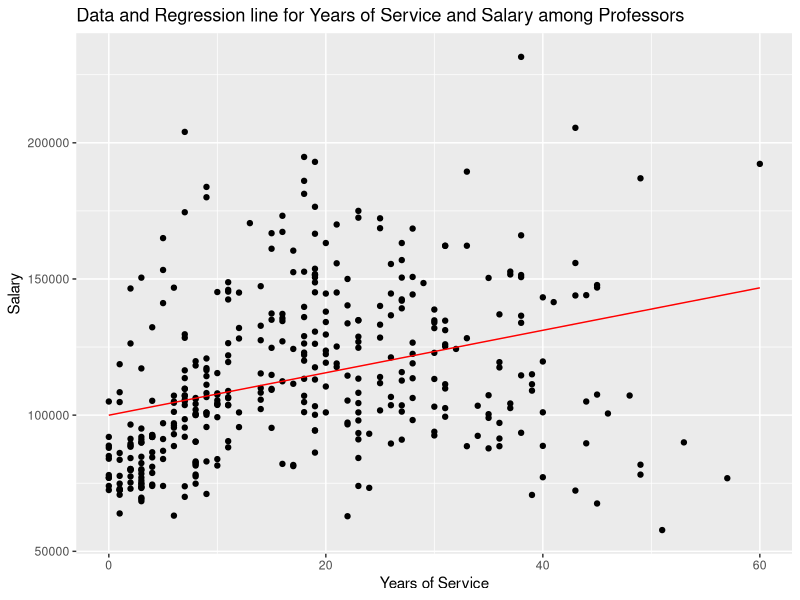
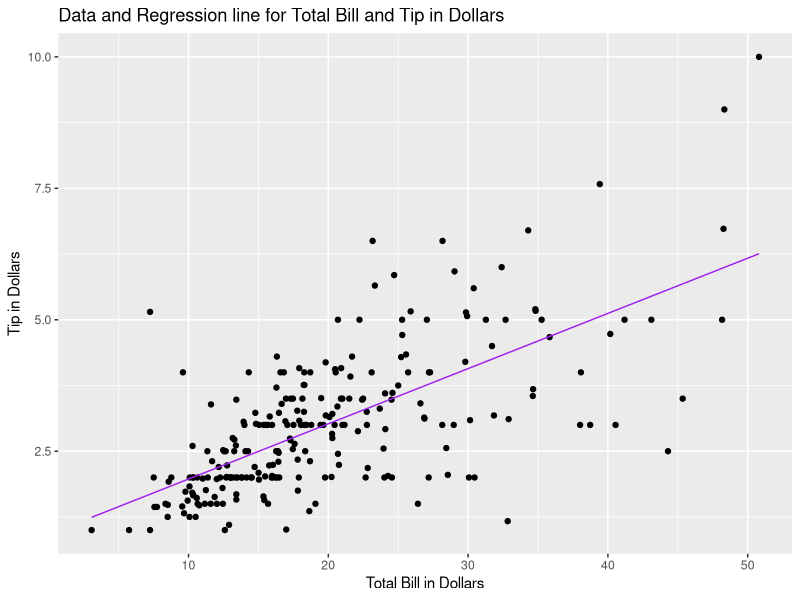

Reproduce these figures in R, in order.
##############################################################################
## Problem Set 4: OLS 
## Author: Amelia Bertozzi-Villa
## Description: Most instructions require you to write code. When I ask a 
##              direct, question please write a brief response in a comment.
##
##              Comment your code according to the guidelines discussed in 
##              class.
##############################################################################

## Section 1: Loading Libraries ---------------------------------------------------------

## Load the "data.table", "ggplot2", "car", and "reshape2" libraries. 
library(data.table)
library(ggplot2)
library(car)
library(reshape2)


## ---------------------------------------------------------------------------------
## Section 2: Regressing Years of Service on Salary  ---------------------------------------------------------

## Load the "Salaries" dataset, and convert it to a data.table. 
data("Salaries")
Salaries <- data.table(Salaries)
## Run a regression where the outcome variable is "salary" and the predictor variable is "yrs.service". 
regression_output <- lm(formula = salary~yrs.service, data = Salaries)

## Run the "summary" command on your regression, and answer the following questions:
summary(regression_output)
## 1. What are the coefficients for intercept and "yrs.service"?

# Coefficient for intercept: 99974.7
# Coefficient for "yrs.service": 779.6

## 2. Put those intercepts into a sentence describing the linear relationship, like we did for the two regressions in lecture.

# A professor with zero years of service is expected to make $99,974.7 dollars, 
# and every additional year of service adds $779.6 to that profesor’s expected salary.

## 3. What is the standard error and p-value of the "yrs.service" coefficient? Is that p-value statistically significant?

# Standard error of yrs.service: 110.4
# p-value of yrs.service: 7.53e-12
# The p-value is very very small and is below 0.05, so it's statistically significant.

## 4. What is the adjusted R-squared value for this regression? What does that mean?

# Adjusted R-squared:  0.1098
# It means only about 11% of the variance in salary can be explained by yrs.service.

## Make a new column in your dataset with predicted salary values.
Salaries[, predicted_salary:=predict(regression_output)]
## Make a scatter plot of yrs.service vs. salary, and add a line plot showing the regression predictions.
## NOTE: I want you to plot your predicted values (from the last question). Do *not* use geom_smooth().
## Fully label both axes, and add a title.
ggplot(data = Salaries, aes(x=yrs.service)) +
  geom_point(aes(y=salary)) +
  geom_line(aes(y=predicted_salary), color="red") +
  labs(title = "Data and Regression line for Years of Service and Salary among Professors", 
       x="Years of Service", y="Salary")

## ---------------------------------------------------------------------------------
## Section 3: Regressing with the "tips" Dataset  ---------------------------------------------------------

## Load the "tips" dataset from the "reshape2" library, and convert it to a data.table. 
data(tips)
tips <- data.table(tips)
## What does one row of this dataset represent?

# Each row represents the the tip, day, time and the total amount of a bill
# as well as the payer's sex and whether she/he is a smoker.

## Run a regression where the outcome variable is "tip" and the predictor variable is "total_bill". 
tip_regression <- lm(formula=tip~total_bill ,data = tips)
## Run the "summary" command on your regression, and answer the following questions:
summary(tip_regression)
## 1. What are the coefficients for intercept and "total_bill"?

# Coefficient for intercept: 0.920270
# Coefficient for total_bill: 0.105025

## 2. Put those intercepts into a sentence describing the linear relationship, like we did for the two regressions in lecture.

# A waiter is expected to receive $0.92 when the total bill is zero, 
# and every additional dollar of total bill adds $0.1 to the waiter's tips.

## 3. What is the standard error and p-value of the "total_bill" coefficient? Is that p-value statistically significant?

# Standard error of total_bill: 0.007365
# p-value of total_bill: < 2e-16
# The p-value is very very small and is below 0.05, so it's statistically significant.

## 4. What is the adjusted R-squared value for this regression? What does that mean?

# Adjusted R-squared: 0.4544
# It means only about 45% of the variance in tips can be explained by total bill.

## 5. What are the units of the coefficients in the "Estimate" column?

# The units are dollars.

## Make a new column in your dataset with predicted tip values.
tips[, predicted_tip:=predict(tip_regression)]
## Make a scatter plot of total_bill vs. tips, and add a line plot showing the regression predictions.
## See note above about how to plot predicted values. Again, make sure both axes are labeled and the plot 
## has a title. 
ggplot(data = tips, aes(x=total_bill)) +
  geom_point(aes(y=tip)) +
  geom_line(aes(y=predicted_tip), color="purple") +
  labs(title = "Data and Regression line for Total Bill and Tip in Dollars", x="Total Bill in Dollars", 
       y="Tip in Dollars")
## Think about the expected relationship between "total_bill" and "tip", according to cultural norms in the US.
## How does the coefficient on "total_bill" relate to those cultural norms?

# According to my own understanding of the cultural norms of “tip”, I think the amount of tip should be
# 12% to 20% of the total bill. When the total bill is between 10 to 65, the tip range is from
# 12% to 20% which matches the cultural norms. 
# So, I think this coefficient can better decribe the cultural norms in small restaurants.
